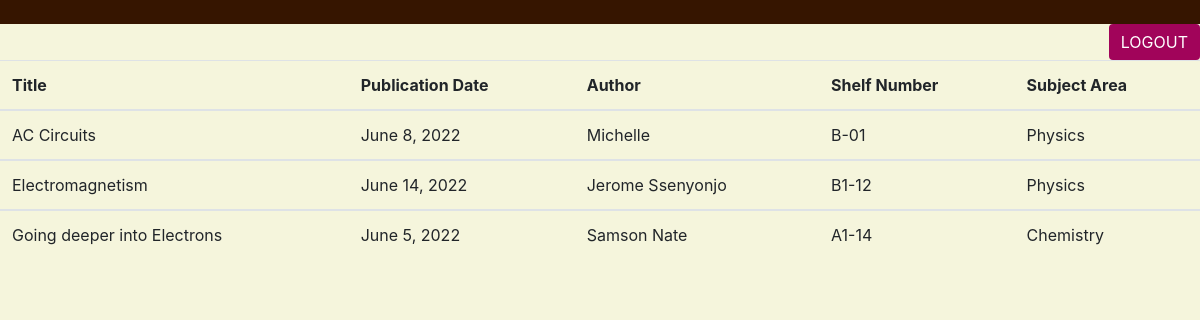
Page /index/ (signed in) on the earlier database version.
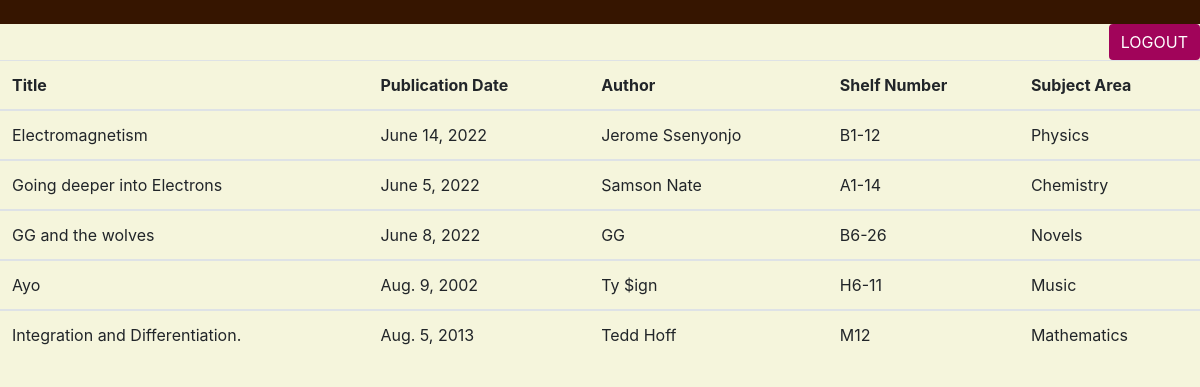
Same page on the later database version.
### The_Library/models.py (models this page shows, shortened)
class book(models.Model):
    publication_date = models.DateField()
    author = models.TextField(max_length=50)
    subject_area = models.CharField(max_length=50)
    title = models.TextField(max_length=50)
    shelf_number = models.CharField(max_length=10)
    borrowed = models.BooleanField(default=False)

### The_Library/views.py (the view)
# urls.py: path('index/', index, name='index'),
def index(request):
    if request.user.is_authenticated:
        my_books = book.objects.filter(borrowed=False)  # .get(returned=True)
        print(request.user.id)
        context = {
            'books': my_books
        }
        return render(request, 'index.html', context)
    else:
        return redirect("/login/")

### templates/index.html (shortened to what this page needs)
{% extends "Base.html" %}
{% block table %}
<button class="btn btn-primary" onclick="window.location={% url 'logout' %}" style="float:right">LOGOUT</button>
<thead>
    <tr>
      <th scope="col">Title</th>
      <th scope="col">Publication Date</th>
      <th scope="col">Author</th>
      <th scope="col">Shelf Number</th>
        <th scope="col">Subject Area</th>
    </tr>
</thead>
     <tbody>
     {%for x in books%}
      <tr class="clickable " onclick="window.location='/borrow/{{x.id}}'">
          <td>{{x.title}}</td>
          <td>{{x.publication_date}}</td>
          <td>{{x.author}}</td>
          <td>{{x.shelf_number}}</td>
          <td>{{x.subject_area}}</td>
    </tr>
      </tbody>
     {%endfor%}
{% endblock %}

### templates/Base.html (shortened to what this page needs)
<!doctype html>
<html lang="en">
<head>
  <link rel="stylesheet" href="https://stackpath.bootstrapcdn.com/bootstrap/4.1.3/css/bootstrap.min.css">
</head>
<body>
<div class="first">
</div>
<table class="table table-hover">
  {% block table %}
  {% endblock %}
</table>
</body>
</html>

### templates/Base.html (style rules this page uses)
body { background-color:beige; }
.btn-primary, .btn-primary:hover, .btn-primary:active, .btn-primary:visited { background-color: #A1045A !important; border: 1px beige }
.first { width: 100%; background-color: #361500; }
.table-hover { cursor:pointer; }

Differences in the rows shown:
no longer on this page (row edited): book: title "AC Circuits", publication_date "June 8, 2022", author "Michelle", shelf_number "B-01", subject_area "Physics"
added book: title "GG and the wolves", publication_date "June 8, 2022", author "GG", shelf_number "B6-26", subject_area "Novels"
added book: title "Ayo", publication_date "Aug. 9, 2002", author "Ty $ign", shelf_number "H6-11", subject_area "Music"
added book: title "Integration and Differentiation.", publication_date "Aug. 5, 2013", author "Tedd Hoff", shelf_number "M12", subject_area "Mathematics"
